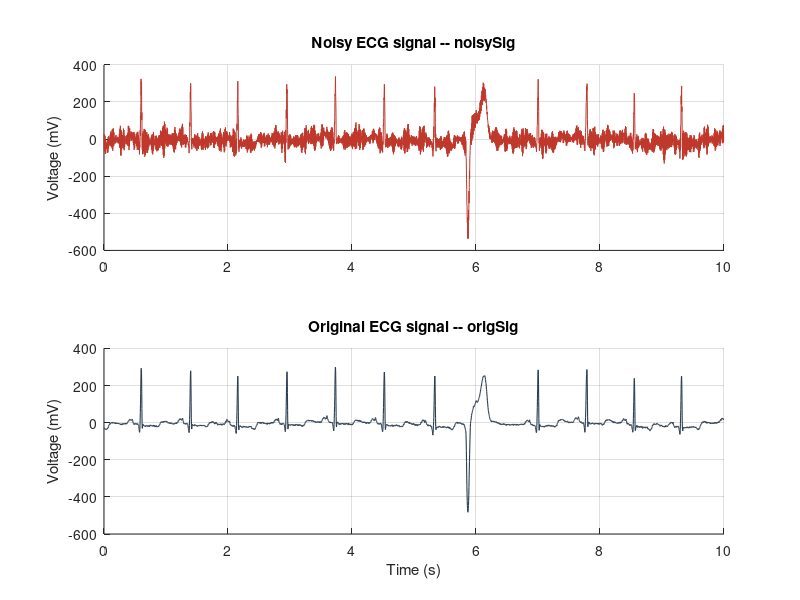

Recreate this plot in MATLAB. (Note: this script raises an error after producing the figure.)
%% ELE339/ELE346 - DSP Coursework
%  ECG signal filtering using ECGData1 (PVC patient)
%  This main script produces every plot and number used in the report.
%  It calls the supplied FIR.m and IIR.m filter-design functions.
%
%  Run section-by-section (Ctrl+Enter on each %% block) or all at once.
% ------------------------------------------------------------------------

clear; clc; close all;

%% Step 1 - Load the data
load('ECGData1.mat');                  % gives origSig and noisySig
origSig  = origSig(:);                 % force column vectors
noisySig = noisySig(:);

fs = 360;                              % sampling frequency  [Hz]
N  = length(noisySig);                 % number of samples
T  = N/fs;                             % duration             [s]
t  = (0:N-1).'/fs;                     % time vector          [s]

fprintf('Samples = %d, fs = %g Hz, duration = %g s\n', N, fs, T);

%% Step 2 - Plot noisySig and origSig in mV vs seconds
figure('Name','Step 2 - Time-domain signals','Color','w', ...
       'Position',[100 100 900 550]);

subplot(2,1,1);
plot(t, noisySig, 'Color',[0.75 0.22 0.17], 'LineWidth',0.7);
ylabel('Voltage (mV)');
title('Noisy ECG signal -- noisySig');
xlim([0 T]); grid on; box off;

subplot(2,1,2);
plot(t, origSig, 'Color',[0.17 0.24 0.31], 'LineWidth',0.8);
xlabel('Time (s)'); ylabel('Voltage (mV)');
title('Original ECG signal -- origSig');
xlim([0 T]); grid on; box off;

%% Step 3 - Heart rate estimation (R-peak counting)
% Detect dominant positive peaks on the clean signal.  Use a 0.55*max
% threshold and a minimum spacing of 0.30 s (i.e. <= 200 bpm).
[pks, locs] = findpeaks(origSig, ...
    'MinPeakHeight',  0.55*max(origSig), ...
    'MinPeakDistance', round(0.30*fs));

nBeats = numel(locs);
bpm    = nBeats * (60/T);
fprintf('R-peaks found: %d  -->  HR = %.1f bpm\n', nBeats, bpm);

figure('Name','Step 3 - Heart rate','Color','w', ...
       'Position',[100 100 900 320]);
plot(t, origSig, 'Color',[0.17 0.24 0.31], 'LineWidth',0.8); hold on;
plot(t(locs), pks, 'o', 'MarkerFaceColor',[0.90 0.49 0.13], ...
                       'MarkerEdgeColor','none', 'MarkerSize',7);
xlabel('Time (s)'); ylabel('Voltage (mV)');
title(sprintf('Detected R-peaks  --  Heart-rate \\approx %.0f bpm', bpm));
legend('origSig', sprintf('R-peaks (%d beats in %g s)', nBeats, T), ...
       'Location','northeast'); legend boxoff;
xlim([0 T]); grid on; box off;

%% Step 4 - DFT of noisySig (one-sided amplitude spectrum)
X        = fft(noisySig);
freq     = (0:N-1).' * (fs/N);
half     = 1:floor(N/2)+1;
freq_pos = freq(half);
mag_pos  = abs(X(half)) * 2/N;          % single-sided amplitude

%% Step 5 + 6 - Identify the 60 Hz mains-hum peak and pick the cut-off
fMains       = 60;                      % US grid
[~, idxMain] = min(abs(freq_pos - fMains));
mainsAmp     = mag_pos(idxMain);

fc           = 40;                      % chosen cut-off  [Hz]
fc_norm      = fc/fs;                   % cycles / sample

% --- Auto-detect the artificial high-frequency noise band ----------------
% Search above 70 Hz so we skip the cut-off region and the 60 Hz mains
% line.  Smooth the spectrum (15-bin moving mean) to suppress single-bin
% spikes, then take the largest contiguous run that exceeds 3 x median of
% the smoothed spectrum in that search region.
search_mask = freq_pos > 70;
mag_search  = mag_pos(search_mask);
freq_search = freq_pos(search_mask);
mag_smooth  = movmean(mag_search, 15);
threshold   = 3 * median(mag_smooth);

above  = mag_smooth > threshold;
d      = diff([false; above; false]);
starts = find(d ==  1);
ends   = find(d == -1) - 1;

if ~isempty(starts)
    [~, k]   = max(ends - starts);            % longest run
    fNoiseLo = freq_search(starts(k));
    fNoiseHi = freq_search(ends(k));
    fprintf('Artificial-noise band detected:  %.1f Hz - %.1f Hz\n', ...
            fNoiseLo, fNoiseHi);
else
    fNoiseLo = NaN;  fNoiseHi = NaN;
    warning('No artificial-noise band detected.');
end

fprintf('60 Hz peak amplitude   = %.3f mV\n', mainsAmp);
fprintf('Cut-off  fc = %g Hz  =  %.4f cycles/sample\n', fc, fc_norm);

figure('Name','Step 4-6 - DFT of noisySig','Color','w', ...
       'Position',[100 100 900 420]);
plot(freq_pos, mag_pos, 'Color',[0.20 0.29 0.37], 'LineWidth',0.8); hold on;

yMax = max(mag_pos)*1.10;

% ECG band shading (0..fc) -- green
patch([0 fc fc 0], [0 0 yMax yMax], [0.15 0.68 0.38], ...
      'FaceAlpha',0.10, 'EdgeColor','none');

% Artificial-noise band shading (auto-detected) -- yellow
if ~isnan(fNoiseLo)
    patch([fNoiseLo fNoiseHi fNoiseHi fNoiseLo], [0 0 yMax yMax], ...
          [1.00 0.88 0.30], 'FaceAlpha',0.30, ...
          'EdgeColor',[0.85 0.65 0.13], 'LineStyle','--', 'LineWidth',0.8);
    text((fNoiseLo+fNoiseHi)/2, yMax*0.92, ...
         sprintf('Artificial noise\n%.0f - %.0f Hz', fNoiseLo, fNoiseHi), ...
         'Color',[0.65 0.45 0.05], 'FontWeight','bold', ...
         'HorizontalAlignment','center');
end

% Cut-off line
xline(fc, '--', sprintf('fc = %g Hz  (%.4f cyc/sample)', fc, fc_norm), ...
      'Color',[0.15 0.68 0.38], 'LineWidth',1.3, ...
      'LabelHorizontalAlignment','left');

% Mains-hum annotation
plot(freq_pos(idxMain), mainsAmp, 'o', 'MarkerSize',7, ...
     'MarkerFaceColor',[0.75 0.22 0.17], 'MarkerEdgeColor','none');
text(fMains+5, mainsAmp+yMax*0.10, ...
    sprintf('60 Hz mains hum\n(|X| = %.2f mV)', mainsAmp), ...
    'Color',[0.75 0.22 0.17]);

xlim([0 fs/2]); ylim([0 yMax]);
xlabel('Frequency (Hz)'); ylabel('|X(f)|  (mV)');
title('Magnitude spectrum of noisySig with cut-off, mains-hum peak and artificial-noise band');
grid on; box off;

% Zoom 40-80 Hz showing the mains peak more clearly
figure('Name','Step 5 zoom - 60 Hz peak','Color','w', ...
       'Position',[100 100 700 320]);
mZoom = freq_pos>=40 & freq_pos<=80;
plot(freq_pos(mZoom), mag_pos(mZoom), 'Color',[0.20 0.29 0.37], 'LineWidth',1); hold on;
xline(fc,'--','Color',[0.15 0.68 0.38],'LineWidth',1.2);
plot(freq_pos(idxMain), mainsAmp, 'o','MarkerSize',8, ...
     'MarkerFaceColor',[0.75 0.22 0.17],'MarkerEdgeColor','none');
xlabel('Frequency (Hz)'); ylabel('|X(f)| (mV)');
title('Zoom 40-80 Hz: isolated 60 Hz mains-hum peak'); grid on; box off;
legend('|X(f)|','Cut-off 40 Hz','60 Hz mains hum','Location','northeast'); legend boxoff;

%% Step 7-8 - Design FIR & IIR filters (calls the supplied FIR.m / IIR.m)
%  The two functions return digitalFilter objects produced by
%  designfilt('lowpassfir',...)  and  designfilt('lowpassiir',...).
Hd_fir = FIR();          % order 5, CutoffFrequency      = 40 Hz, fs = 360
Hd_iir = IIR();          % order 5, HalfPowerFrequency   = 40 Hz, fs = 360

% Magnitude responses
[H_fir, w_fir] = freqz(Hd_fir, 4096, fs);
[H_iir, w_iir] = freqz(Hd_iir, 4096, fs);

figure('Name','Step 8 - Filter responses','Color','w', ...
       'Position',[100 100 1000 380]);

subplot(1,2,1);
plot(w_fir, abs(H_fir), 'Color',[0.16 0.50 0.73], 'LineWidth',1.4); hold on;
plot(w_iir, abs(H_iir), 'Color',[0.75 0.22 0.17], 'LineWidth',1.4);
xline(fc, '--', 'Color',[0.15 0.68 0.38], 'LineWidth',1);
xlim([0 fs/2]); ylim([0 1.15]);
xlabel('Frequency (Hz)'); ylabel('|H(f)|  (linear)');
title('Magnitude response (linear)');
legend('FIR (order 5)','IIR (order 5)',sprintf('fc = %g Hz',fc), ...
       'Location','northeast'); legend boxoff; grid on; box off;

subplot(1,2,2);
plot(w_fir, 20*log10(abs(H_fir)), 'Color',[0.16 0.50 0.73], 'LineWidth',1.4); hold on;
plot(w_iir, 20*log10(abs(H_iir)), 'Color',[0.75 0.22 0.17], 'LineWidth',1.4);
xline(fc, '--', 'Color',[0.15 0.68 0.38], 'LineWidth',1);
yline(-3, ':', 'Color',[0.5 0.5 0.5]);
xlim([0 fs/2]); ylim([-60 5]);
xlabel('Frequency (Hz)'); ylabel('|H(f)|  (dB)');
title('Magnitude response (dB)');
legend('FIR (order 5)','IIR (order 5)',sprintf('fc = %g Hz',fc), ...
       'Location','southwest'); legend boxoff; grid on; box off;

% Print attenuation at 60 Hz so it can be quoted in the report
attFIR = 20*log10(abs(freqz(Hd_fir, [60], fs)));
attIIR = 20*log10(abs(freqz(Hd_iir, [60], fs)));
fprintf('\n--- Attenuation at 60 Hz ---\n');
fprintf('FIR : %6.2f dB\n', attFIR);
fprintf('IIR : %6.2f dB\n', attIIR);

%% Step 9 - Apply the filters to noisySig (causal, like MATLAB's filter)
y_fir = filter(Hd_fir, noisySig);
y_iir = filter(Hd_iir, noisySig);

%% Step 10 - Compare filtered signals with origSig
%  Plotting strategy
%  -----------------
%  - noisySig is shown as a thin, light tan line (#E6AE7E) in the
%    background of the top two panels.  This makes the *amount* of noise
%    the filters had to remove visible at a glance, without dominating
%    the plot.
%  - origSig is drawn slightly thicker than before (LineWidth 1.6) so it
%    can act as a clearly-visible "reference" behind the colored filter
%    output.  Where the filter matches origSig the colored line covers
%    the dark navy; where it differs (e.g. the IIR phase delay around
%    each R-peak), the dark navy peeks out and the difference becomes
%    obvious to the eye.
noisyClr = [0.902 0.682 0.494];        % #E6AE7E  -- soft amber/tan

figure('Name','Step 10 - Filtered vs original','Color','w', ...
       'Position',[100 100 950 720]);

subplot(3,1,1);
plot(t, noisySig, 'Color',noisyClr,         'LineWidth',0.5); hold on;  % faded background
plot(t, origSig,  'Color',[0.17 0.24 0.31], 'LineWidth',1.6);            % thick reference
plot(t, y_fir,    'Color',[0.16 0.50 0.73], 'LineWidth',1.0);            % FIR on top
ylabel('Voltage (mV)');
title('FIR output vs origSig');
legend('noisySig (input)','origSig','FIR-filtered noisySig', ...
       'Location','southwest'); legend boxoff;
xlim([0 T]); grid on; box off;

subplot(3,1,2);
plot(t, noisySig, 'Color',noisyClr,         'LineWidth',0.5); hold on;
plot(t, origSig,  'Color',[0.17 0.24 0.31], 'LineWidth',1.6);
plot(t, y_iir,    'Color',[0.75 0.22 0.17], 'LineWidth',1.0);
ylabel('Voltage (mV)');
title('IIR output vs origSig');
legend('noisySig (input)','origSig','IIR-filtered noisySig', ...
       'Location','southwest'); legend boxoff;
xlim([0 T]); grid on; box off;

subplot(3,1,3);
plot(t, y_fir, 'Color',[0.16 0.50 0.73], 'LineWidth',1.0); hold on;
plot(t, y_iir, 'Color',[0.75 0.22 0.17], 'LineWidth',1.0);
xlabel('Time (s)'); ylabel('Voltage (mV)');
title('FIR vs IIR -- direct comparison');
legend('FIR output','IIR output','Location','southwest'); legend boxoff;
xlim([0 T]); grid on; box off;

% Zoom on 2-4 s to expose the IIR phase delay (with noisySig as a faded
% reference so the reader can see exactly how much noise the filters had
% to deal with).  The legend is placed OUTSIDE the axes (above the plot)
% so it never overlaps any waveform.
figure('Name','Step 10 zoom','Color','w','Position',[100 100 950 400]);
plot(t, noisySig, 'Color',[0.85 0.55 0.20 0.35], 'LineWidth',0.6); hold on;  % faded amber
plot(t, origSig,  'Color',[0.12 0.18 0.27],      'LineWidth',1.8);           % dark reference
plot(t, y_fir,    'Color',[0.06 0.45 0.78],      'LineWidth',1.5);           % vivid blue
plot(t, y_iir,    'Color',[0.85 0.20 0.15],      'LineWidth',1.5);           % vivid red
xlim([2 4]);
ylim([-200 350]);                       % clip the rare noisySig spikes so the
                                        % filtered waveforms stay readable
xlabel('Time (s)'); ylabel('Voltage (mV)');
title('Zoom 2-4 s: phase delay introduced by the causal filters');
legend({'noisySig (input)','origSig','FIR output','IIR output'}, ...
       'Location','northoutside', 'Orientation','horizontal', 'Box','off');
grid on; box off;

% MSE comparison
mse_noisy = mean((noisySig - origSig).^2);
mse_fir   = mean((y_fir    - origSig).^2);
mse_iir   = mean((y_iir    - origSig).^2);
fprintf('\n--- MSE vs origSig (Step 9 outputs) ---\n');
fprintf('noisySig         : %10.2f\n', mse_noisy);
fprintf('FIR  causal      : %10.2f\n', mse_fir);
fprintf('IIR  causal      : %10.2f\n', mse_iir);

%% Step 11 - Improvements (do NOT change order or filter type)
%  (a) zero-phase filtering (filtfilt) -- same coefficients, applied
%      forward and reverse so the phase distortion cancels.
%  (b) a narrow 60 Hz IIR notch (Q = 30) cascaded after the low-pass
%      to remove the residual mains-hum line.

% (a) zero-phase versions of the SAME two designs
y_fir_zp = filtfilt(Hd_fir, noisySig);
y_iir_zp = filtfilt(Hd_iir, noisySig);

% (b) 60 Hz notch (second-order, Q=30) -- MATLAB Signal Processing Toolbox
[bN, aN] = iirnotch(fMains/(fs/2), (fMains/(fs/2))/30);   % wo, BW
y_iir_notch = filtfilt(bN, aN, y_iir_zp);
y_fir_notch = filtfilt(bN, aN, y_fir_zp);

% Combined frequency response for the report
[Hn,  wn]  = freqz(bN, aN, 4096, fs);
H_combined = H_iir .* Hn;

figure('Name','Step 11 - Improved response','Color','w', ...
       'Position',[100 100 950 360]);
plot(w_iir, 20*log10(abs(H_iir)), 'Color',[0.75 0.22 0.17], 'LineWidth',1.2); hold on;
plot(wn,    20*log10(abs(Hn)),    'Color',[0.55 0.27 0.67], 'LineWidth',1.2);
plot(w_iir, 20*log10(abs(H_combined)), 'Color',[0.09 0.63 0.52], 'LineWidth',1.6);
xline(fMains, ':', 'Color',[0.5 0.5 0.5]);
xlim([0 fs/2]); ylim([-80 5]);
xlabel('Frequency (Hz)'); ylabel('|H(f)|  (dB)');
title('Improvement: cascaded 60 Hz notch with the original IIR low-pass');
legend('IIR low-pass (order 5)','60 Hz notch (Q = 30)', ...
       'Combined: low-pass + notch','Location','southwest'); legend boxoff;
grid on; box off;

% Time-domain comparison of the improvements
figure('Name','Step 11 - Improvement time domain','Color','w', ...
       'Position',[100 100 950 800]);

subplot(3,1,1);
plot(t, origSig,  'Color',[0.17 0.24 0.31], 'LineWidth',0.8); hold on;
plot(t, y_iir,    'Color',[0.75 0.22 0.17], 'LineWidth',0.9);
plot(t, y_iir_zp, 'Color',[0.09 0.63 0.52], 'LineWidth',0.9);
ylabel('Voltage (mV)');
title('(a) Zero-phase filtering removes the phase delay');
legend('origSig','IIR (causal) -- step 9','IIR (zero-phase, filtfilt)', ...
       'Location','southwest'); legend boxoff;
xlim([0 T]); grid on; box off;

subplot(3,1,2);
plot(t, origSig,     'Color',[0.17 0.24 0.31], 'LineWidth',0.8); hold on;
plot(t, y_iir_zp,    'Color',[0.09 0.63 0.52], 'LineWidth',0.9);
plot(t, y_iir_notch, 'Color',[0.55 0.27 0.67], 'LineWidth',0.9);
ylabel('Voltage (mV)');
title('(b) Adding a 60 Hz notch removes the residual mains hum');
legend('origSig','IIR zero-phase only','IIR zero-phase + 60 Hz notch', ...
       'Location','southwest'); legend boxoff;
xlim([0 T]); grid on; box off;

subplot(3,1,3);
mZ = t>=0.45 & t<=0.85;
plot(t(mZ), origSig(mZ),     'Color',[0.17 0.24 0.31], 'LineWidth',1.6); hold on;
plot(t(mZ), y_iir(mZ),       'Color',[0.75 0.22 0.17], 'LineWidth',1.2);
plot(t(mZ), y_iir_notch(mZ), 'Color',[0.55 0.27 0.67], 'LineWidth',1.4);
xlabel('Time (s)'); ylabel('Voltage (mV)');
title('Zoom on a single PQRST complex (0.45-0.85 s)');
legend('origSig','Original IIR (causal)','Improved (filtfilt + notch)', ...
       'Location','northeast'); legend boxoff;
xlim([0.45 0.85]); grid on; box off;

% Spectrum after the improvement
X_imp   = fft(y_iir_notch);
mag_imp = abs(X_imp(half))*2/N;

figure('Name','Step 11 - Spectrum after improvement','Color','w', ...
       'Position',[100 100 950 360]);
plot(freq_pos, mag_pos, 'Color',[0.75 0.22 0.17], 'LineWidth',0.8); hold on;
plot(freq_pos, mag_imp, 'Color',[0.09 0.63 0.52], 'LineWidth',0.9);
xline(fMains,':','Color',[0.5 0.5 0.5]);
xline(fc,'--','Color',[0.15 0.68 0.38]);
xlim([0 fs/2]); xlabel('Frequency (Hz)'); ylabel('|X(f)| (mV)');
title('Spectrum before vs after the improved filter chain');
legend('noisySig','Improved output (IIR zero-phase + notch)', ...
       sprintf('60 Hz'), sprintf('fc = %g Hz',fc), ...
       'Location','northeast'); legend boxoff;
grid on; box off;

% Final MSE table
mse_fir_zp    = mean((y_fir_zp    - origSig).^2);
mse_iir_zp    = mean((y_iir_zp    - origSig).^2);
mse_iir_notch = mean((y_iir_notch - origSig).^2);
mse_fir_notch = mean((y_fir_notch - origSig).^2);

fprintf('\n--- MSE vs origSig (full table) ---\n');
fprintf('noisySig                       : %10.2f\n', mse_noisy);
fprintf('FIR  causal                    : %10.2f\n', mse_fir);
fprintf('IIR  causal                    : %10.2f\n', mse_iir);
fprintf('FIR  zero-phase (filtfilt)     : %10.2f\n', mse_fir_zp);
fprintf('IIR  zero-phase (filtfilt)     : %10.2f\n', mse_iir_zp);
fprintf('FIR  zero-phase + 60 Hz notch  : %10.2f\n', mse_fir_notch);
fprintf('IIR  zero-phase + 60 Hz notch  : %10.2f\n', mse_iir_notch);

fprintf('\nDone.\n');
